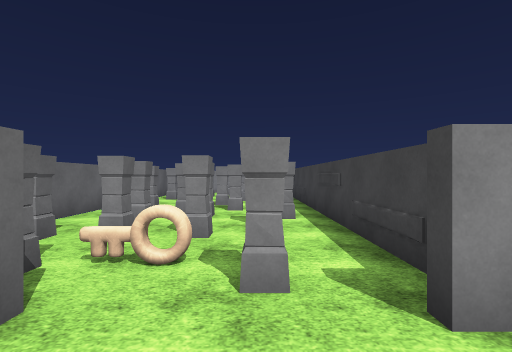
[1] (above)

17 first-person views from a walk through a Unity game level. The camera is 1.5 m above the floor, looks level and sees 85° across. The floor is counted in squares, 2 m on a side. Each view is taken from the middle of a square. On the plan, view 1 faces up. The plan holds only what a view shows up to about 10 squares ahead; the rest is blank. The place goes on beyond the plan. Surface patterns are stand-ins for the level's own textures.

[2]
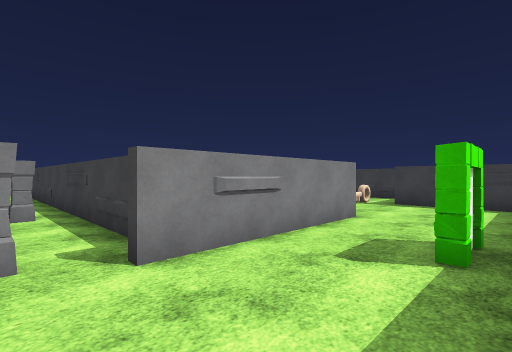

[3]
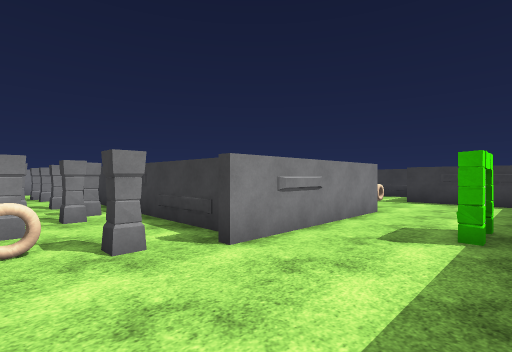

[4]
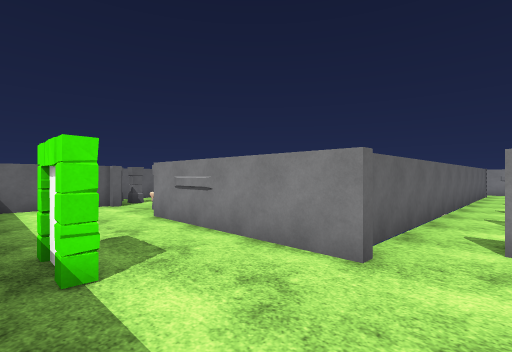

[5]
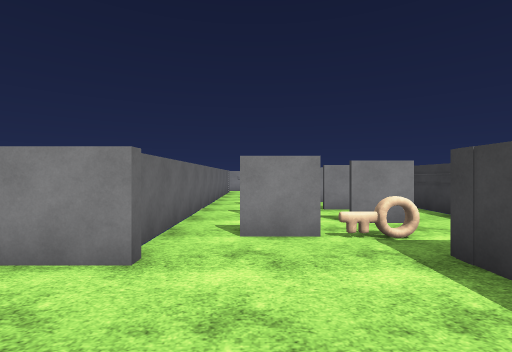

[6]
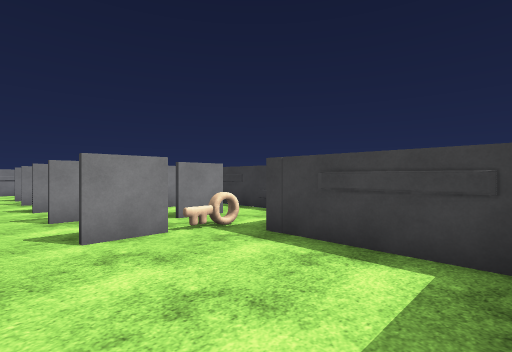

[7]
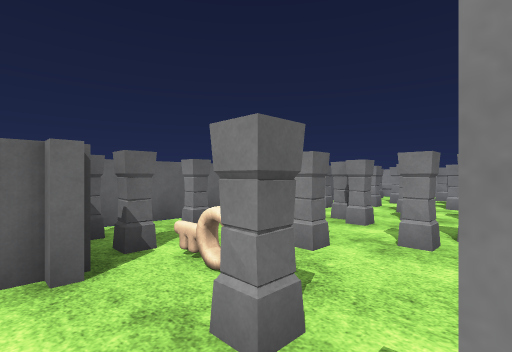

[8]
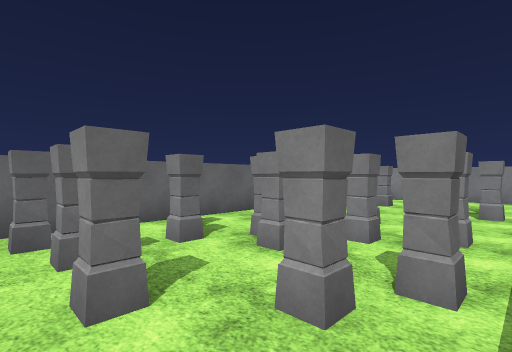

[9]
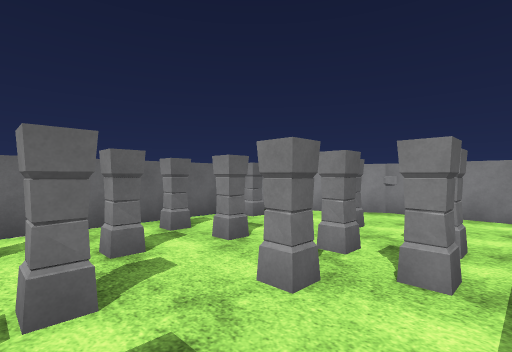

[10]
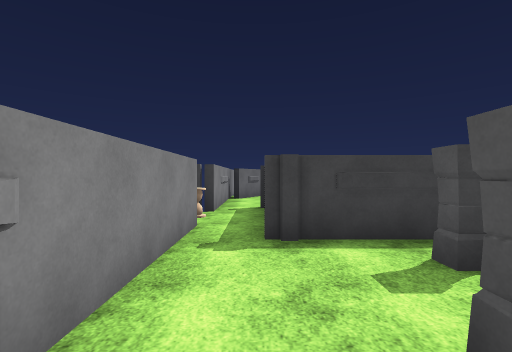

[11]
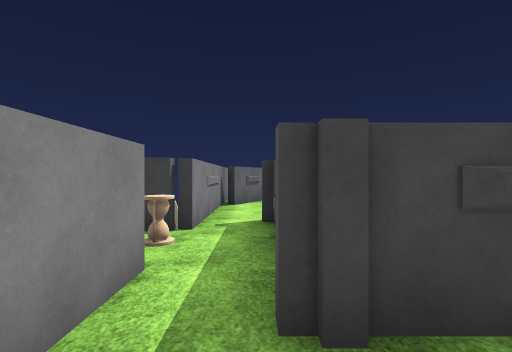

[12]
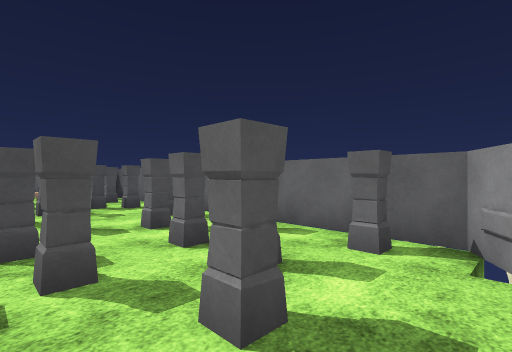

[13]
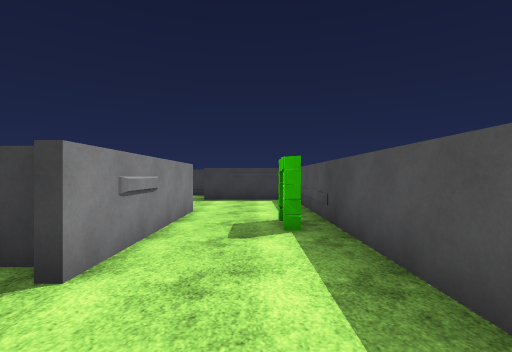

[14]
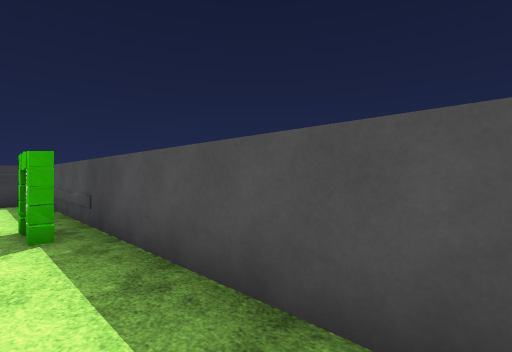

[15]
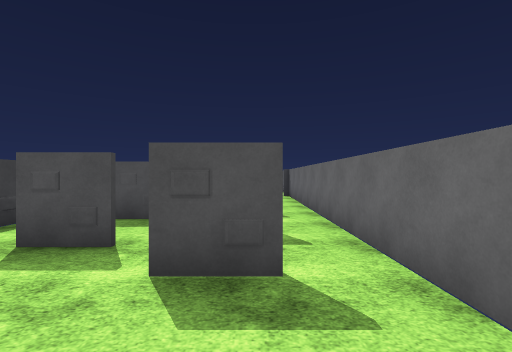

[16]
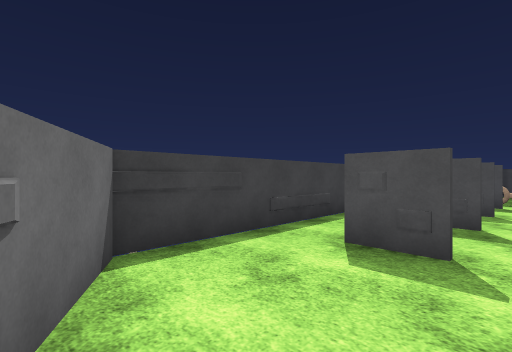

[17]
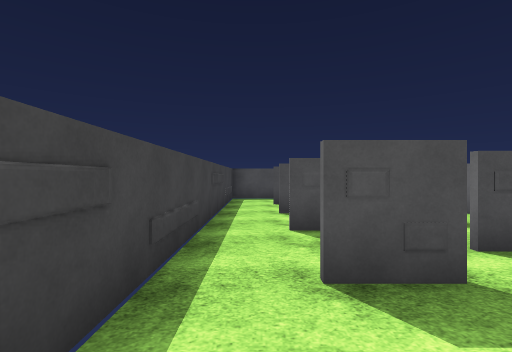

### Floor plan
Key: @ floor where view 1 was taken; # wall or solid block; . floor; v drop or lower ground; P pillar; K key; G gate; T thing the floor can be seen under or through.
Columns run from 4 left of view 1 to 10 right of it. Each row starts with its distance up from view 1.
 13  ###### ######
 12 v#....T T...###
 11 vP.P..  #.....#
 10  .P.P#  #.#...#
  9 vPP.P.# #...#.#
  8 v#P...# #.#...#
  7 vP.PP.# #...#.#
  6 #..P..# #.#...#
  5 #PPPP.# #.....#
  4 #.PPP.# #.....#
  3 #P....# #.....#
  2 vPPKP####...K.#
  1   #.........###
  0   #.@..G....#
 -1   #.........#
 -2   ###########

Where each view was taken, in squares from view 1:
view 1: 0 up, 0 right, facing up
view 2: 1 down, 0 right, facing up-right
view 3: 1 down, 1 left, facing up-right
view 4: 1 down, 6 right, facing up-left
view 5: 1 down, 6 right, facing up
view 6: 1 down, 5 right, facing up-right
view 7: 1 up, 1 right, facing up-left
view 8: 3 up, 1 right, facing up-left
view 9: 7 up, 1 right, facing up-left
view 10: 12 up, 2 left, facing right
view 11: 12 up, 0 right, facing right
view 12: 12 up, 0 right, facing down-left
view 13: 0 up, 1 left, facing right
view 14: 0 up, 1 left, facing down-right
view 15: 12 up, 6 right, facing down
view 16: 12 up, 7 right, facing down-right
view 17: 11 up, 9 right, facing down
